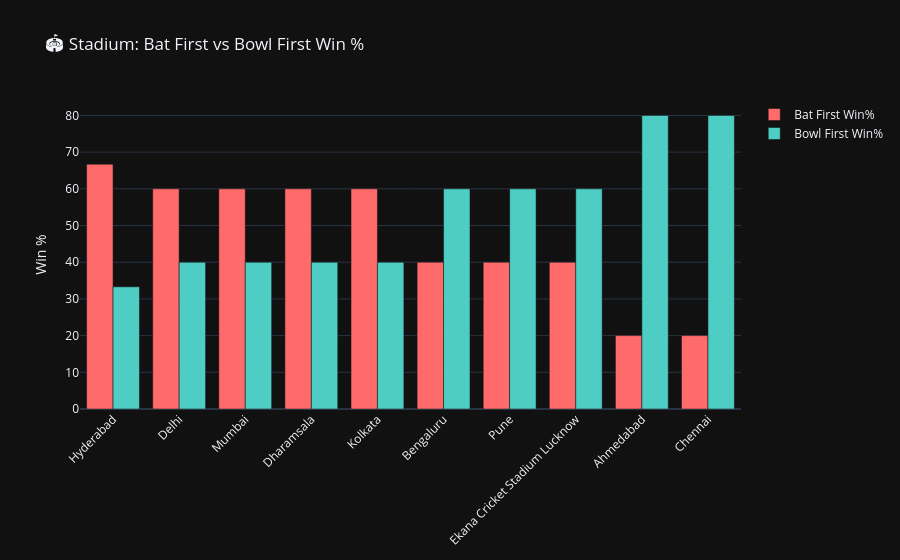

Write notebook code for a chart like this one.
### Code cell
# ── Visualize stadium analysis ──
fig = go.Figure()
fig.add_trace(go.Bar(name='Bat First Win%', x=stadium_bat_first['Venue'],
                     y=stadium_bat_first['Bat_First_Win%'],
                     marker_color='#FF6B6B'))
fig.add_trace(go.Bar(name='Bowl First Win%', x=stadium_bat_first['Venue'],
                     y=stadium_bat_first['Bowl_First_Win%'],
                     marker_color='#4ECDC4'))
fig.update_layout(barmode='group', template='plotly_dark',
                  title='🏟️ Stadium: Bat First vs Bowl First Win %',
                  xaxis_tickangle=-45, yaxis_title='Win %')
fig.show()

### Figure 1 — Plotly figure (JSON) as saved in the notebook; plotly's stock layout.template omitted (floating-point values rounded to 4 significant figures)
{"data": [{"marker": {"color": "#FF6B6B"}, "name": "Bat First Win%", "type": "bar", "x": ["Hyderabad", "Delhi", "Mumbai", "Dharamsala", "Kolkata", "Bengaluru", "Pune", "Ekana Cricket Stadium Lucknow", "Ahmedabad", "Chennai"], "y": [66.7, 60.0, 60.0, 60.0, 60.0, 40.0, 40.0, 40.0, 20.0, 20.0]}, {"marker": {"color": "#4ECDC4"}, "name": "Bowl First Win%", "type": "bar", "x": ["Hyderabad", "Delhi", "Mumbai", "Dharamsala", "Kolkata", "Bengaluru", "Pune", "Ekana Cricket Stadium Lucknow", "Ahmedabad", "Chennai"], "y": [33.3, 40.0, 40.0, 40.0, 40.0, 60.0, 60.0, 60.0, 80.0, 80.0]}], "layout": {"barmode": "group", "title": {"text": "🏟️ Stadium: Bat First vs Bowl First Win %"}, "xaxis": {"tickangle": -45}, "yaxis": {"title": {"text": "Win %"}}}}
